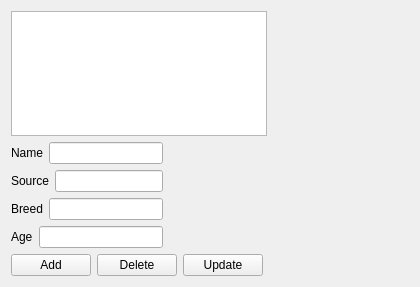
<?xml version="1.0" encoding="UTF-8"?>
<ui version="4.0">
 <class>seconddialog</class>
 <widget class="QWidget" name="seconddialog">
  <property name="geometry">
   <rect>
    <x>0</x>
    <y>0</y>
    <width>420</width>
    <height>287</height>
   </rect>
  </property>
  <property name="windowTitle">
   <string>seconddialog</string>
  </property>
  <layout class="QVBoxLayout" name="verticalLayout_2">
   <item>
    <layout class="QHBoxLayout" name="horizontalLayout_4"/>
   </item>
   <item>
    <layout class="QFormLayout" name="formLayout">
     <item row="0" column="0">
      <widget class="QListWidget" name="DOgslistWidget"/>
     </item>
     <item row="1" column="0">
      <layout class="QVBoxLayout" name="verticalLayout">
       <item>
        <layout class="QHBoxLayout" name="horizontalLayout">
         <item>
          <widget class="QLabel" name="label">
           <property name="text">
            <string>Name</string>
           </property>
          </widget>
         </item>
         <item>
          <widget class="QLineEdit" name="NamelineEdit"/>
         </item>
        </layout>
       </item>
       <item>
        <layout class="QHBoxLayout" name="horizontalLayout_5">
         <item>
          <widget class="QLabel" name="label_4">
           <property name="text">
            <string>Source</string>
           </property>
          </widget>
         </item>
         <item>
          <widget class="QLineEdit" name="SourceLineEdit"/>
         </item>
        </layout>
       </item>
       <item>
        <layout class="QHBoxLayout" name="horizontalLayout_2">
         <item>
          <widget class="QLabel" name="label_2">
           <property name="text">
            <string>Breed</string>
           </property>
          </widget>
         </item>
         <item>
          <widget class="QLineEdit" name="BreedLineEdit"/>
         </item>
        </layout>
       </item>
       <item>
        <layout class="QHBoxLayout" name="horizontalLayout_3">
         <item>
          <widget class="QLabel" name="label_3">
           <property name="text">
            <string>Age</string>
           </property>
          </widget>
         </item>
         <item>
          <widget class="QLineEdit" name="AgeLineEdit"/>
         </item>
        </layout>
       </item>
      </layout>
     </item>
     <item row="2" column="0">
      <layout class="QHBoxLayout" name="horizontalLayout_6">
       <item>
        <widget class="QPushButton" name="AddPushButton">
         <property name="text">
          <string>Add</string>
         </property>
        </widget>
       </item>
       <item>
        <widget class="QPushButton" name="DeletePushButton">
         <property name="text">
          <string>Delete</string>
         </property>
        </widget>
       </item>
       <item>
        <widget class="QPushButton" name="UpdatePushButton">
         <property name="text">
          <string>Update</string>
         </property>
        </widget>
       </item>
      </layout>
     </item>
    </layout>
   </item>
  </layout>
 </widget>
 <resources/>
 <connections/>
</ui>
